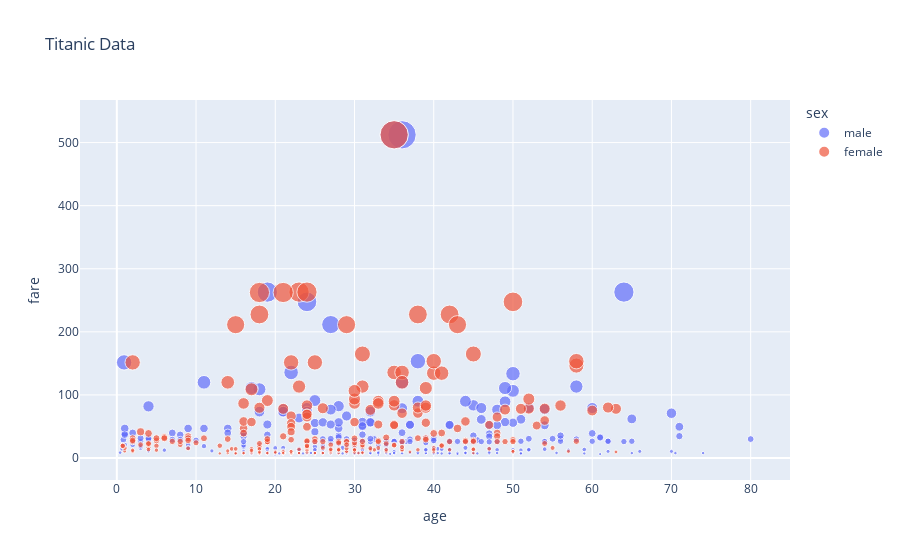

Notebook source saved alongside this figure:
### Code cell
fig = px.scatter(df, x="age", y="fare", color="sex", size= 'fare', title="Titanic Data")
fig.show()

### Figure 1 — Plotly figure (JSON) as saved in the notebook; plotly's stock layout.template omitted (floating-point values rounded to 4 significant figures; data arrays with more than 128 entries replaced by an {"elided": "..."} marker saying what was removed)
{"data": [{"hovertemplate": "sex=male<br>age=%{x}<br>fare=%{marker.size}<extra></extra>", "legendgroup": "male", "marker": {"color": "#636efa", "size": {"elided": "577 float values"}, "sizemode": "area", "sizeref": 1.281, "symbol": "circle"}, "mode": "markers", "name": "male", "orientation": "v", "showlegend": true, "type": "scatter", "x": {"elided": "577 float values"}, "xaxis": "x", "y": {"elided": "577 float values"}, "yaxis": "y"}, {"hovertemplate": "sex=female<br>age=%{x}<br>fare=%{marker.size}<extra></extra>", "legendgroup": "female", "marker": {"color": "#EF553B", "size": {"elided": "314 float values"}, "sizemode": "area", "sizeref": 1.281, "symbol": "circle"}, "mode": "markers", "name": "female", "orientation": "v", "showlegend": true, "type": "scatter", "x": {"elided": "314 float values"}, "xaxis": "x", "y": {"elided": "314 float values"}, "yaxis": "y"}], "layout": {"legend": {"itemsizing": "constant", "title": {"text": "sex"}, "tracegroupgap": 0}, "title": {"text": "Titanic Data"}, "xaxis": {"anchor": "y", "domain": [0, 1], "title": {"text": "age"}}, "yaxis": {"anchor": "x", "domain": [0, 1], "title": {"text": "fare"}}}}
